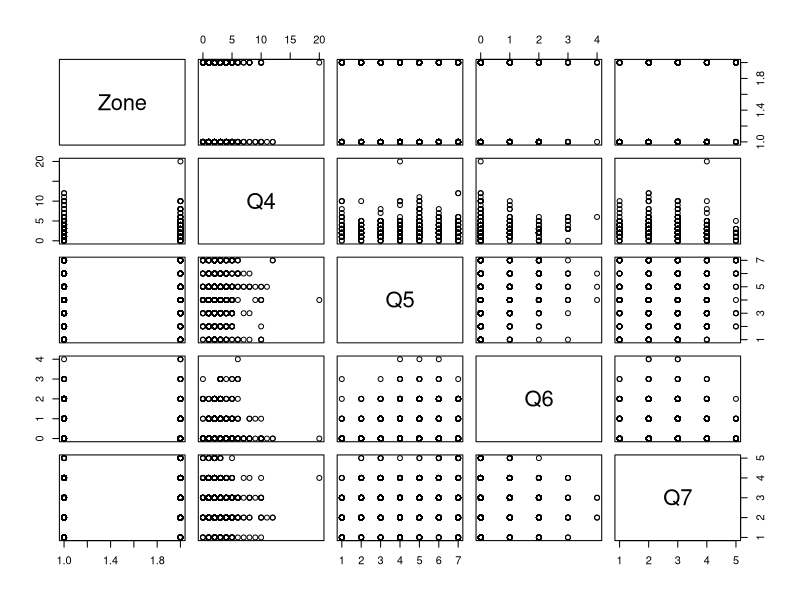
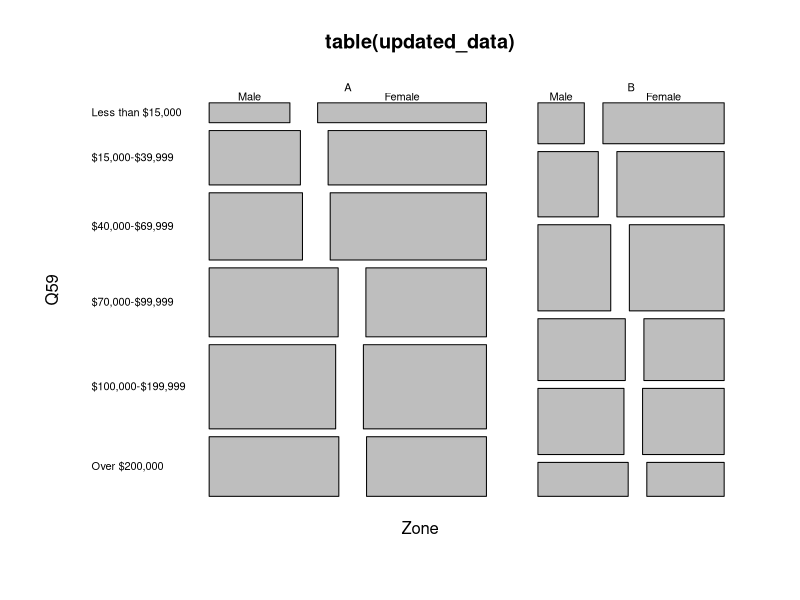

The R source for these figures, in order:
## ---- chunk 1
# Loading the library
library(haven)
# Reading data
data <- read_sav('data/eds.spss.sample.sav')
## ---- chunk 2
# Summary for a numerical variables
summary(data$Q4)
# Summary for a categorical variable
summary(factor(data$Q1))
## ---- chunk 3
# First 10 rows
head(data, 10)
# Last 10 rows
tail(data, 10)
# Total number of rows
nrow(data)
# Total number of columns
ncol(data)
# Column names
names(data) # also colnames(data)
## ---- chunk 4
library(dplyr)
library(magrittr) # for %>%
data <- data %>% mutate_at(vars(-Q4, -Q6, -Q50), as.factor)
## ---- chunk 5
# Plotting the first 5 columns
plot(data[,1:5])
## ---- chunk 6
data <- read_sav('data/eds.spss.sample.sav')
## ---- chunk 7
head(data)
## ---- chunk 8
summary(data)
## ---- chunk 9
# Converting data types
updated_data <- data %>% mutate_at(vars(-Q4, -Q6, -Q50), as_factor)
## ---- chunk 10
summary(updated_data)
## ---- chunk 11
# Removing rows where birth year is irrelevant
# Here we decided that all birth year must be greater 1900
updated_data <- data %>% filter(Q50 > 1900)
# Now if we re-run its summary
summary(updated_data$Q50)
# Removing rows with birth year greater than 1900 and missing responses for Q4
updated_data <- data %>% filter(Q50 > 1900, !is.na(Q4))
summary(updated_data$Q50)
summary(updated_data$Q4)
## ---- chunk 12
data$Zone <- factor(data$Zone)
data <- data %>% mutate_at(vars(-Q4, -Q6, -Q50), as_factor)
## ---- chunk 13
# Creating a new dataframe with only zone, gender, and income column
updated_data <- data %>% select(Zone, Q59, Q51)
head(updated_data, 10)
plot(table(updated_data), las=1)
## ---- chunk 14
# To split the dataset into multiple dataframe of 10 rows each
max_number_of_rows_per_dataframe <- 10
total_number_rows_in_the_current_dataset <- nrow(data)
sets_of_10rows_dataframes <- split(data, 
                                   rep(1:ceiling(total_number_rows_in_the_current_dataset/max_number_of_rows_per_dataframe), 
                                       each=max_number_of_rows_per_dataframe, 
                                       length.out=total_number_rows_in_the_current_dataset)
                                   )
# Here are the first 2 dataframes
sets_of_10rows_dataframes[[1]] # or sets_of_10rows_dataframes$`1`
sets_of_10rows_dataframes[[2]]
## ---- chunk 15
data <- data %>% filter(Q50 > 1900)
## ---- chunk 16
# Replacing Q50 values to their age in 2020
updated_data <- data %>% mutate(Q50 = 2020 - Q50)
head(updated_data, 10)
# It is also possible to leave Q50 untouched and store the results into a new column
updated_data <- data %>% mutate(age = 2020 - Q50)
head(updated_data, 10)
summary(updated_data$age)
## ---- chunk 17
summary(as_factor(data$Q5))
## ---- chunk 18
# Recoding Q5
recoded.with.recode <- recode(data$Q5, `Not Worried At All`="1", `Extremely Worried`="7")
summary(recoded.with.recode)
recoded.with.recode_factor <- recode_factor(data$Q5, `Not Worried At All`="1", `Extremely Worried`="7")
summary(recoded.with.recode_factor)
## ---- chunk 19
library(tidyr)
# We have to pivot by variable type
# Pivot longer for factor variables
pivoted.longer <- data %>% 
  select_if(is.factor) %>% 
  pivot_longer(-Zone, names_to = "question", values_to = "value")
pivoted.longer
# Then we can reshape it back to the original
pivoted.wider <- pivoted.longer %>%
  group_by(question) %>% mutate(row = row_number()) %>% 
  pivot_wider(names_from = question, values_from = value) %>% 
  select(-row)
pivoted.wider
## ---- chunk 20
# Creating a new column with responses from both Q7 and Q10
merged <- data %>% unite("Q7_Q10", Q7:Q10, sep = "__", remove = TRUE, na.rm = FALSE)
merged
# To split it back
merged %>% separate(Q7_Q10, c("Q7", "Q10"), sep = "__", remove = TRUE)
